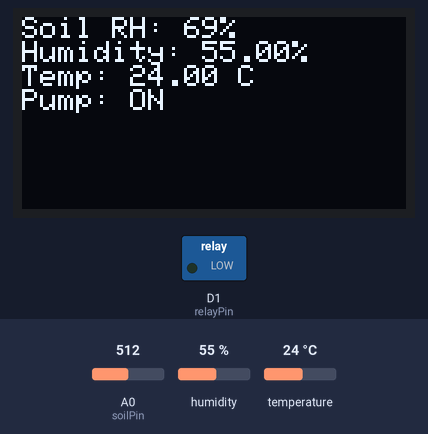
Simulated run of this sketch. Board: ESP8266 (NodeMCU). Parts: 128×64 one-colour display, switched loads named in the sketch (green lamp = pin HIGH). Inputs (shaded band) come from the test bench; at power-on: A0 (soilPin) = 512, humidity 55 %, temperature 24 °C. WiFi joins after 1.5 s; servers stay silent unless stated; what the sketch prints to the serial monitor is not drawn.

Above: at 2.7 s.
2.8 s: A0 (soilPin) set to 488
At 7.9 s:
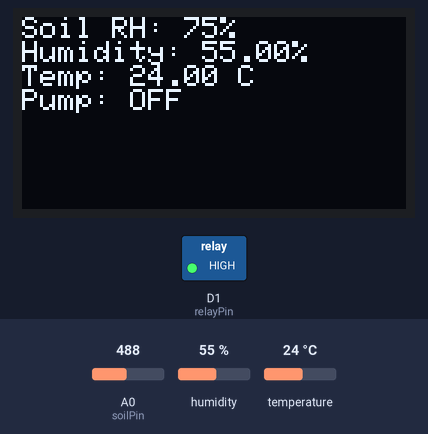
8.7 s: humidity set to 22 %
At 12.5 s:
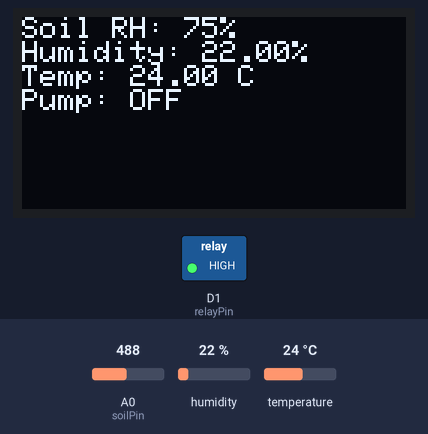
14.6 s: temperature set to 12 °C
At 18.2 s:
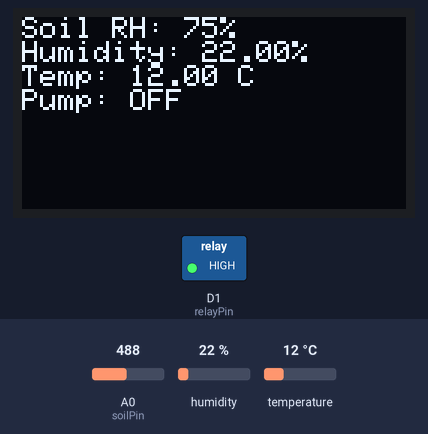
20.5 s: A0 (soilPin) set to 306
At 24.0 s:
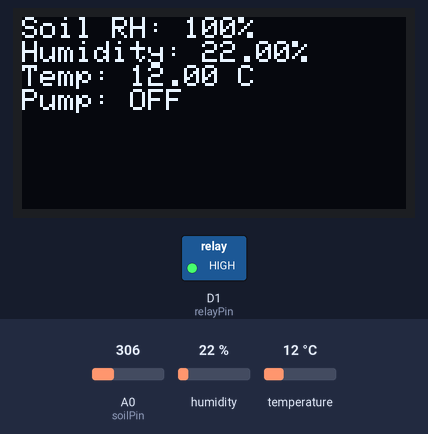
26.4 s: humidity set to 40 %
At 28.6 s:
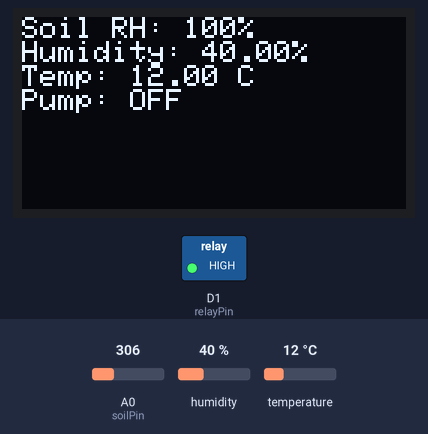
32.3 s: A0 (soilPin) set to 716
At 34.4 s:
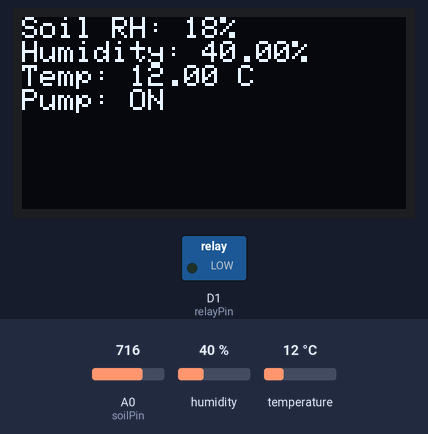
Timing chart, 0 to 35.9 s (numbered marks = the images above; inputs shaded):
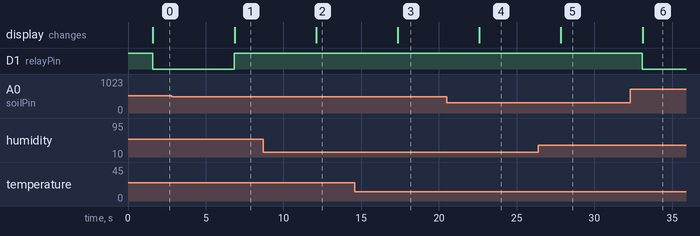

Measured:
- the behaviour switches between 505 and 504 on A0 (soilPin) (found by bisection; images 0 and 1)
- after the input at 2.8 s, D1 (relayPin): LOW → HIGH after 4.0 s; the display: changes after 4.1 s (image 1)
- after the input at 8.7 s, the display: changes after 3.4 s (image 2)
- after the input at 14.6 s, the display: changes after 2.8 s (image 3)
- after the input at 20.5 s, the display: changes after 2.1 s (image 4)
- after the input at 26.4 s, the display: changes after 1.5 s (image 5)
- after the input at 32.3 s, D1 (relayPin): HIGH → LOW after 0.78 s; the display: changes after 0.81 s (image 6)

The sketch:

iot.ino
```cpp
// Smart Irrigation System with DHT11, OLED (SPI), Soil Moisture Sensor, and Relay
// Developed for NodeMCU ESP8266

#include <ESP8266WiFi.h>
#include <DHT.h>
#include <Adafruit_GFX.h>
#include <Adafruit_SSD1306.h>
#include <SPI.h>

// === OLED CONFIG ===
#define SCREEN_WIDTH 128
#define SCREEN_HEIGHT 64
#define OLED_MOSI  D3  // Data
#define OLED_CLK   D4  // Clock6
#define OLED_DC    D8  // Data/Command
#define OLED_CS    D6  // Chip Select
#define OLED_RESET -1  // Not connected
Adafruit_SSD1306 display(SCREEN_WIDTH, SCREEN_HEIGHT, &SPI, OLED_DC, OLED_RESET, OLED_CS);

// === DHT Sensor ===
#define DHTPIN D2
#define DHTTYPE DHT11
DHT dht(DHTPIN, DHTTYPE);

// === Soil Moisture Sensor ===
const int soilPin = A0;
const int AirValue = 790;     // Calibrated dry value
const int WaterValue = 390;   // Calibrated wet value
int soilMoisturePercent = 0;

// === Relay ===
#define relayPin 5 // Pump control (active LOW relay)

// === WiFi & ThingSpeak ===
const char* ssid = "ABC";
const char* pass = "12345566";
String apiKey = "Y61FOA06BK8SOBWS";
const char* server = "api.thingspeak.com";

WiFiClient client;

void setup() {
  Serial.begin(115200);
  dht.begin();
  pinMode(relayPin, OUTPUT);
  digitalWrite(relayPin, HIGH); // Turn OFF pump (active LOW)

  // Setup OLED Display
  if (!display.begin(SSD1306_SWITCHCAPVCC)) {
    Serial.println("OLED failed to initialize");
  } else {
    display.clearDisplay();
    display.setTextSize(1);
    display.setTextColor(WHITE);
    display.setCursor(0, 0);
    display.println("OLED Ready");
    display.display();
  }

  // Connect to WiFi
  WiFi.begin(ssid, pass);
  Serial.print("Connecting to WiFi");
  unsigned long startAttemptTime = millis();
  while (WiFi.status() != WL_CONNECTED && millis() - startAttemptTime < 10000) {
    delay(500);
    Serial.print(".");
  }
  if (WiFi.status() == WL_CONNECTED){
    Serial.println("\nWiFi Connected");
  }
  else {
    Serial.println("WiFi Connection failed");
  }
  Serial.println("\nWiFi Connected");
}

void loop() {
 // digitalWrite(5,1);
  float h = dht.readHumidity();
  float t = dht.readTemperature();
  if (isnan(h) || isnan(t)) {
    Serial.println("DHT Read Failed");
    return;
  }

  // Read soil sensor and convert to percentage
  int soilVal = analogRead(soilPin);
  soilMoisturePercent = map(soilVal, AirValue, WaterValue, 0, 100);
  soilMoisturePercent = constrain(soilMoisturePercent, 0, 100);

  // Relay logic (Active LOW)
  if (soilMoisturePercent <= 70) {
   digitalWrite(relayPin, LOW); // Turn ON pump
    Serial.println("Pump is ON");
  } else {
   digitalWrite(relayPin, HIGH); // Turn OFF pump
    Serial.println("Pump is OFF");
  }

  // Serial Debug
  Serial.print("Soil Moisture: "); Serial.print(soilMoisturePercent); Serial.println("%");
  Serial.print("Humidity: "); Serial.println(h);
  Serial.print("Temperature: "); Serial.println(t);

  // Display on OLED
  display.clearDisplay();
  display.setTextSize(1);
  display.setCursor(0, 0);
  display.print("Soil RH: "); display.print(soilMoisturePercent); display.println("%");
  display.print("Humidity: "); display.print(h); display.println("%");
  display.print("Temp: "); display.print(t); display.println(" C");
  display.print("Pump: "); display.println(digitalRead(relayPin) == LOW ? "ON" : "OFF");
  display.display();

  // ThingSpeak Update
  if (client.connect(server, 80)) {
    String postStr = apiKey;
    postStr += "&field1=" + String(soilMoisturePercent);
    postStr += "&field2=" + String(h);
    postStr += "&field3=" + String(t);
    postStr += "&field4=" + String(digitalRead(relayPin) == LOW ? 1 : 0);
    postStr += "\r\n\r\n";

    client.print("POST /update HTTP/1.1\n");
    client.print("Host: api.thingspeak.com\n");
    client.print("Connection: close\n");
    client.print("X-THINGSPEAKAPIKEY: " + apiKey + "\n");
    client.print("Content-Type: application/x-www-form-urlencoded\n");
    client.print("Content-Length: ");
    client.print(postStr.length());
    client.print("\n\n");
    client.print(postStr);

    client.stop();
    Serial.println("Data sent to ThingSpeak");
  }

  delay(5000); // 5 second delay
}
```
